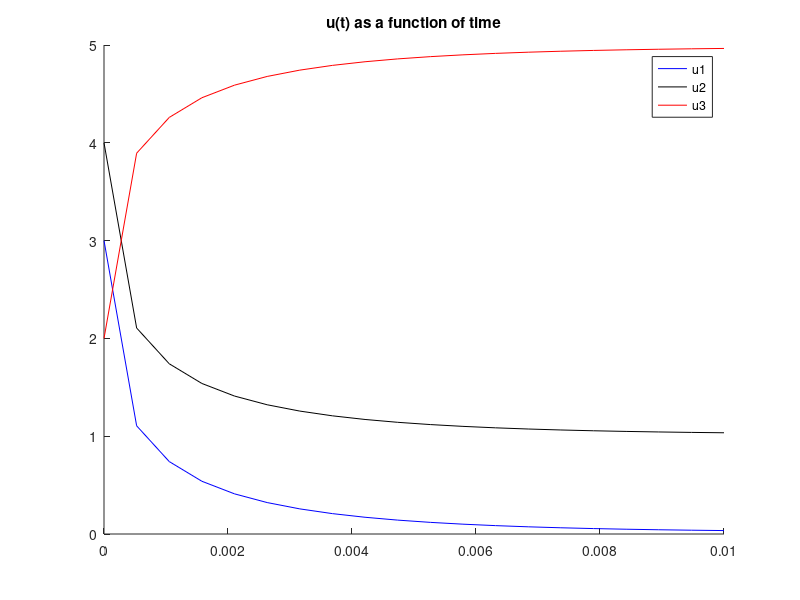

MATLAB code to generate this figure:
K1 = 300;
K2 = 1;

m = 20;
t0 = 0;  
u = [3 4 2];
tf = 0.01;  
k = (tf-t0)/(m-1);
t = linspace(0, tf, m);
U(1,1) = 3;
U(2,1) = 4;
U(3,1) = 2;
for n=1:length(t)-1
    rhs1 = u(1)+k*(-K1*u(1)*u(2)+K2*u(3));
    rhs2 = u(2)+k*(-K1*u(1)*u(2)+K2*u(3));
    rhs3 = u(3)+k*(K1*u(1)*u(2)-K2*u(3));
    u = [rhs1; rhs2; rhs3];
    U(1,n+1) = rhs1;
    U(2,n+1) = rhs2;
    U(3,n+1) = rhs3;
end

clf
hold on
plot(t,U(1,1:n+1),'b')
plot(t,U(2,1:n+1),'k')
plot(t,U(3,1:n+1),'r')

legend('u1','u2','u3')
title('u(t) as a function of time')
